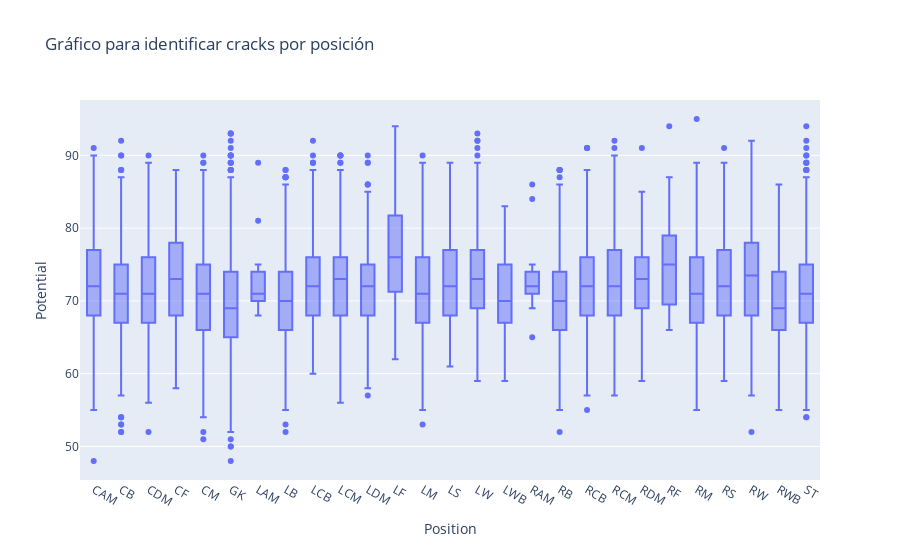

The notebook cell saved with this chart:
### Markdown cell above
Los jugadores más altos suelen tener menor nivel de Skill moves independientemente de su pie preferido

### Code cell
# Gráfico para mostrar a los potenciales cracks
fig = px.box(df.sort_values('Position'), x='Position', y='Potential', title='Gráfico para identificar cracks por posición')
fig.show()

### Figure 1 — Plotly figure (JSON) as saved in the notebook; plotly's stock layout.template omitted (floating-point values rounded to 4 significant figures; data arrays with more than 128 entries replaced by an {"elided": "..."} marker saying what was removed)
{"data": [{"alignmentgroup": "True", "hovertemplate": "Position=%{x}<br>Potential=%{y}<extra></extra>", "legendgroup": "", "marker": {"color": "#636efa"}, "name": "", "notched": false, "offsetgroup": "", "orientation": "v", "showlegend": false, "type": "box", "x": {"elided": "18207 str values"}, "x0": " ", "xaxis": "x", "y": {"elided": "18207 int values"}, "y0": " ", "yaxis": "y"}], "layout": {"boxmode": "group", "legend": {"tracegroupgap": 0}, "title": {"text": "Gráfico para identificar cracks por posición"}, "xaxis": {"anchor": "y", "domain": [0, 1], "title": {"text": "Position"}}, "yaxis": {"anchor": "x", "domain": [0, 1], "title": {"text": "Potential"}}}}
